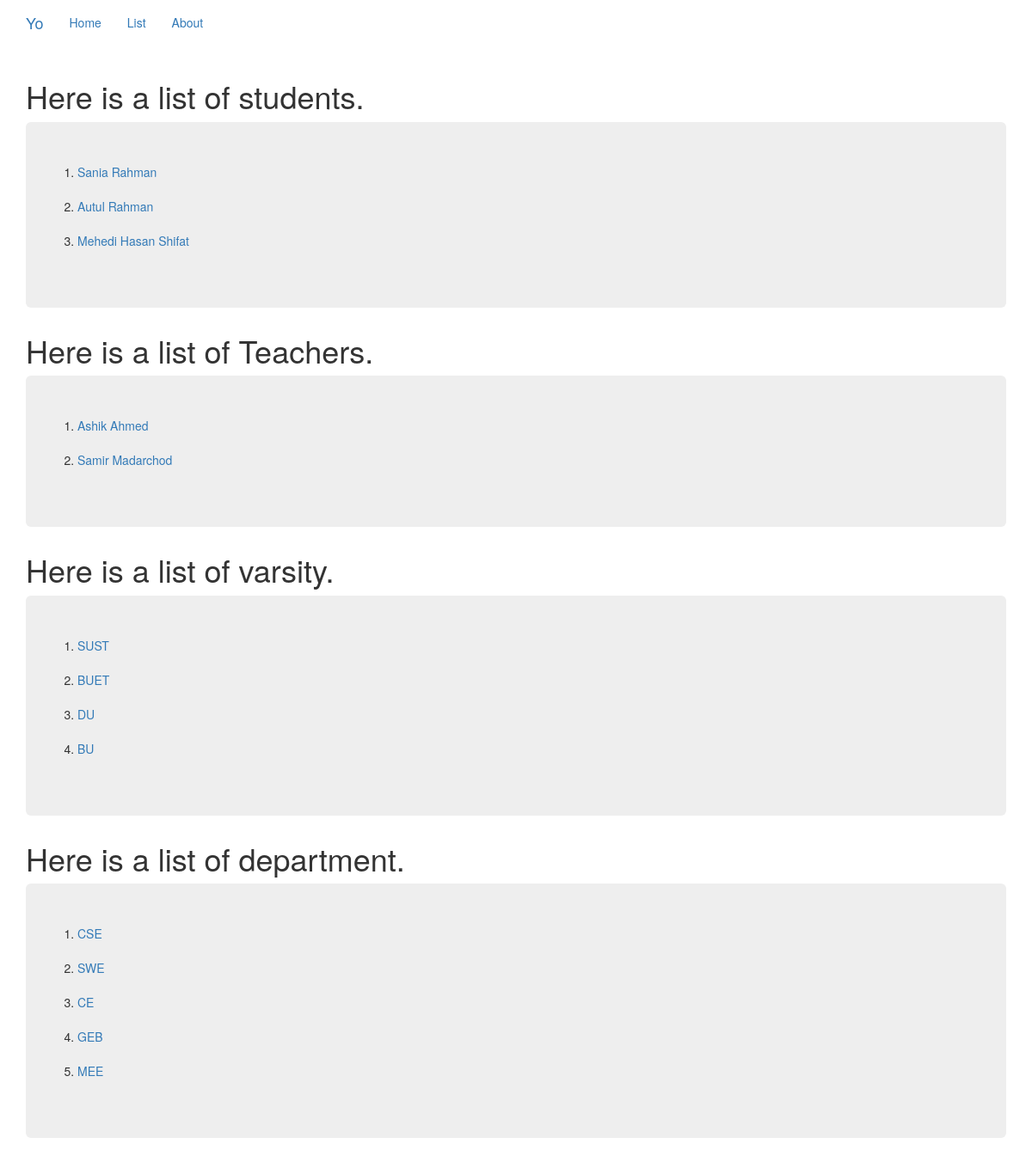
Page /list/ on the committed database.
### demo/models.py (models this page shows, shortened)
class Student(models.Model):
    student_id = models.OneToOneField(GlobalSerial, on_delete=models.CASCADE,null=True)
    name = models.CharField(max_length=200)
    reg_no = models.IntegerField()
    dept = models.ForeignKey(Department, on_delete=models.CASCADE,null=True,related_name="student")  #one to may relation!
    varsity = models.ForeignKey(Varsity, on_delete=models.CASCADE,null=True,related_name="student")  #one to may relation!
    birth = models.DateField()
    comment = models.CharField(max_length=500,blank=True)

class Teacher (models.Model):
    name = models.CharField(max_length=200)
    dept = models.ManyToManyField(Department,related_name="teacher")

class Varsity (models.Model):
    name = models.CharField(max_length=100)
    location = models.CharField(max_length = 150)

class Department (models.Model):
    name = models.CharField(max_length=100)
    seats = models.IntegerField()

### demo/views.py (the view)
# urls.py: path("list/",List.as_view(),name="list"),
class List(ListView):
    template_name = 'list.html'
    context_object_name = 'info'
    def get_queryset(self):
        queryset ={
            "students":Student.objects.all(),
            "teachers":Teacher.objects.all(),
            "department":Department.objects.all(),
            "varsity":Varsity.objects.all(),
        }
        return queryset

### demo/templates/list.html
{% extends 'base.html' %}
{% block content %}
        <div class="container">
            <h1 >
                Here is a list of students.
            </h1>
            <ol class="jumbotron">
                {% for student in info.students %}
                    <li><a href="{% url 'detail' pk=student.pk %}">{{student.name}}</a></li><br>
                {% endfor %}
            </ol>
            <h1 >
                Here is a list of Teachers.
            </h1>
            <ol class="jumbotron">
                {% for teacher in info.teachers %}
                    <li><a href="{% url 'detail' pk=teacher.pk %}">{{teacher.name}}</a></li><br>
                {% endfor %}
            </ol>
            <h1 >
                Here is a list of varsity.
            </h1>
            <ol class="jumbotron">
                {% for varsity in info.varsity %}
                    <li><a href="{% url 'detail' pk=varsity.pk %}">{{varsity.name}}</a></li><br>
                {% endfor %}
            </ol>
            <h1 >
                Here is a list of department.
            </h1>
            <ol class="jumbotron">
                {% for department in info.department %}
                    <li><a href="{% url 'detail' pk=department.pk %}">{{department.name}}</a></li><br>
                {% endfor %}
            </ol>
        </div>
{% endblock %}

### demo/templates/base.html (shortened to what this page needs)
{% load static %}
<!DOCTYPE html>
<html lang="en">
  <head>
    <link rel="stylesheet" href="{% static 'css/bootstrap.min.css'  %}" />
  </head>
  <body>
    <nav class="navbar">
      <div class="container">
        <ul class="nav navbar-nav">
          <li>
            <a class="navbar-brand bigbrand" href="#">Yo</a>
          </li>
          <li class="navbar-list"><a href="{% url 'index' %}">Home</a></li>
          <li><a href="{% url 'list' %}">List</a></li>
          <li><a href="{% url 'about' %}">About</a></li>
        </ul>
      </div>
    </nav>
    {% block content %}{% endblock %}
  </body>
</html>

### rows in the picture
Student: name "Sania Rahman"
Student: name "Autul Rahman"
Student: name "Mehedi Hasan Shifat"
Teacher: name "Ashik Ahmed"
Teacher: name "Samir Madarchod"
Varsity: name "SUST"
Varsity: name "BUET"
Varsity: name "DU"
Varsity: name "BU"
Department: name "CSE"
Department: name "SWE"
Department: name "CE"
Department: name "GEB"
Department: name "MEE"
